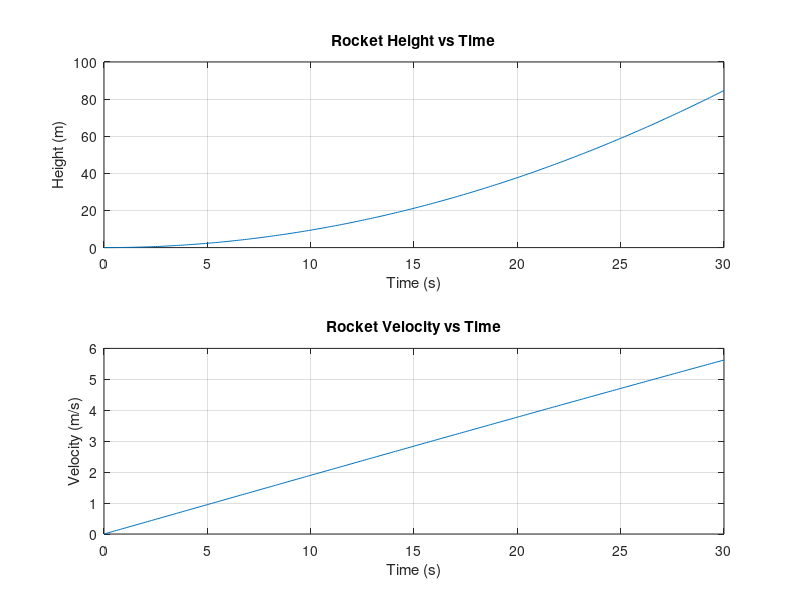

Source code (MATLAB):
% Basic 2D Rocket Trajectory Simulation

% Constants
g = 9.81;        % Acceleration due to gravity (m/s^2)
m = 50;          % Mass of the rocket (kg)
Thrust = 500;    % Constant thrust (N)
Cd = 0.2;        % Drag coefficient
A = 0.1;         % Cross-sectional area of the rocket (m^2)
rho = 1.2;       % Air density (kg/m^3)

% Initial conditions
y0 = 0;          % Initial height (m)
v0 = 0;          % Initial velocity (m/s)
dt = 0.1;        % Time step (s)
T = 30;          % Total simulation time (s)
time = 0:dt:T;   % Time vector
N = length(time);

% Variables to hold the simulation results
y = zeros(1, N);
v = zeros(1, N);
y(1) = y0;
v(1) = v0;

% Main simulation loop
for i = 2:N
    % Drag force
    Drag = 0.5 * Cd * A * rho * v(i-1)^2;
    
    % Net force (Thrust upward minus drag and gravity)
    F_net = Thrust - Drag - m * g;
    
    % Acceleration
    a = F_net / m;
    
    % Update velocity and position using simple Euler integration
    v(i) = v(i-1) + a * dt;
    y(i) = y(i-1) + v(i-1) * dt;
    
    % Stop simulation if rocket hits the ground
    if y(i) < 0
        y(i) = 0;
        v(i) = 0;
        break;
    end
end

% Plotting the results
figure
subplot(2,1,1);
plot(time, y)
xlabel('Time (s)')
ylabel('Height (m)')
title('Rocket Height vs Time')
grid on

subplot(2,1,2);
plot(time, v)
xlabel('Time (s)')
ylabel('Velocity (m/s)')
title('Rocket Velocity vs Time')
grid on
